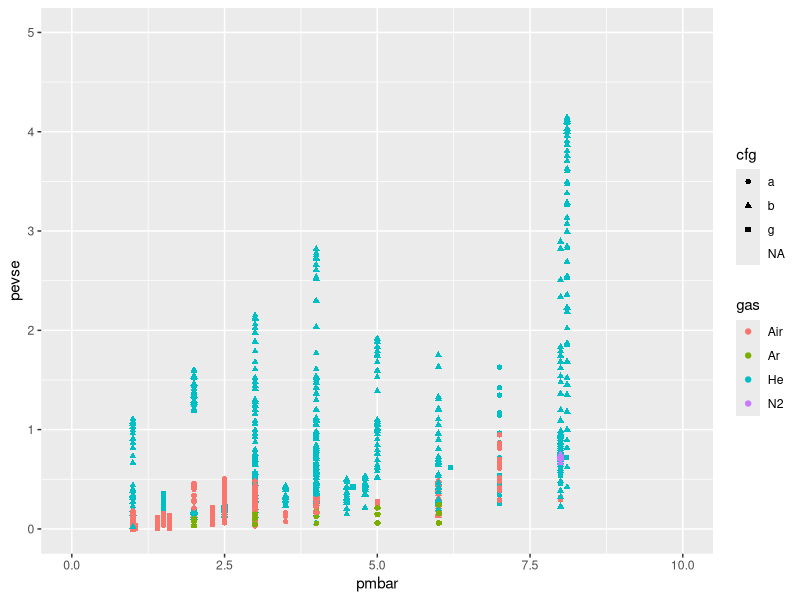

Write the R code that produced this figure.
################################################################################
# Main R script for Stirling engine project
# Mauricio Klein Gussoli
# Stirling Engine Comparison 
################################################################################
### Libraries
library(readxl)
library(tidyverse)

### Import data collected from Digitizer The data collected has its origin in the
## literature. They are mainly (if not total)from experimental papers. Then, all
## the data is collected with a digitizer software, specially the power and speed
## of rotation of the engine. Also, the geometric and the parameters of the tests
## are collected for the analysis. Depending on the paper, the engine is the
## same, but the parameters of pressure, temperature, working fluid, etc, are
## different
StirlingEngineData <- read_excel("StirlingEngineData.xlsx", 
                                 col_types = c("text", "text", "text", 
                                               "text", "numeric", "numeric", "numeric", 
                                               "numeric", "numeric", "numeric", 
                                               "numeric", "numeric", "numeric", 
                                               "numeric"))
### Manipulating data of StirlingEngineData
## Generating new useful columns
# Calculate the ratio Tc/Th and Th/Tc
StirlingEngineData <- StirlingEngineData %>% 
  mutate(tcth = tcK/thK) %>% 
  mutate(thtc = tcth^(-1), .after = 'tcth')
# Classify into low, medium and high temperature
StirlingEngineData <- StirlingEngineData %>% 
  mutate(ft = if_else(StirlingEngineData$tcth > 0.7, "LTD", 
                      if_else(StirlingEngineData$tcth > 0.4, "MTD", "HTD")))
# Calculate specific power (Pe/Vse [W/cm3])
StirlingEngineData <- StirlingEngineData %>% 
  mutate(pevse = peW/vse, .after = 'nrpm')

# Calculating averages w/ summarise
SEDaverages <- StirlingEngineData %>% 
  group_by(motor) %>% 
  summarise(maxpevse = max(pevse),
            peW = mean(peW), 
            nrpm = mean(nrpm), 
            pevse = mean(pevse), 
            tcth = mean(tcth))
  
SEDaverages <- SEDaverages %>%  
  mutate(ft = if_else(SEDaverages$tcth > 0.7, "LTD", 
                      if_else(SEDaverages$tcth > 0.4, "MTD", "HTD")))

### Summaries for different engine configuration (alpha, beta, gamma)
alphaSE <- StirlingEngineData %>%
  filter(cfg == "a") %>%
  summary(alphaSE)
betaSE <- StirlingEngineData %>% 
  filter(cfg == "b") %>% 
  summary(betaSE)
gammaSE <- StirlingEngineData %>% 
  filter(cfg == "g") %>% 
  summary(gammaSE)

# ## Engines classified in HTD,MTD and LTD with different working fluids
# ggplot(StirlingEngineData)+
#   geom_jitter(aes(x = ft, y = pevse), width = 0.2)+
#   facet_wrap(~gas)+
#   stat_summary(aes(x = ft, y =pevse), 
#                fun = mean, 
#                geom = 'point', 
#                colour = 'red')
# ## Engines of different cfg and geometries for fixed vse
# ggplot(StirlingEngineData)+
#   geom_point(aes(x = vse, 
#                  y = pevse, 
#                  colour = cfg, 
#                  shape = ft, 
#                  size = cfg), 
#              alpha = 0.3)
# ## Specific power for different working fluid and geometries
ggplot(StirlingEngineData)+
  geom_point(aes(x = pmbar, y = pevse, colour = gas, shape = cfg))+
  coord_cartesian(xlim = c(0,10),
                  ylim = c(0,5))

